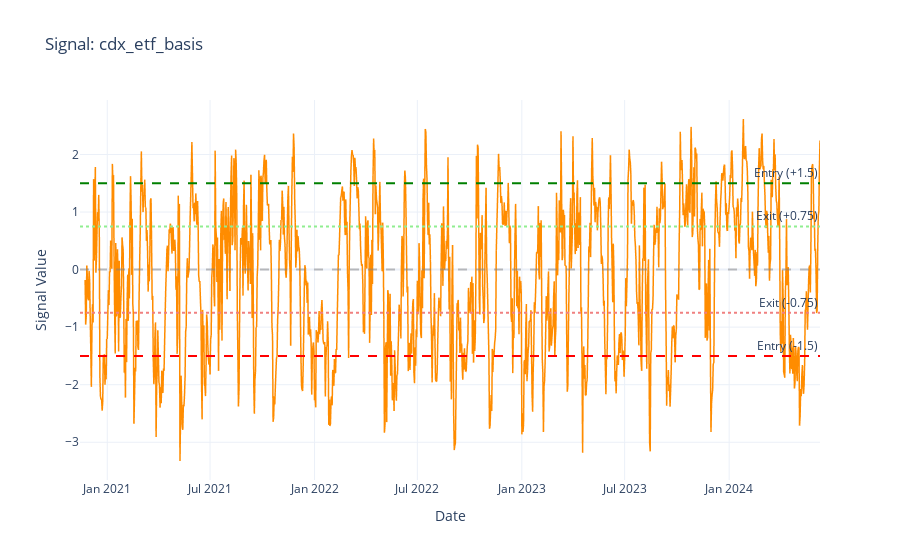

Here is the notebook cell this chart was saved with:
### Code cell
# Visualize signal
fig = plot_signal(signal, title=f"Signal: {SELECTED_SIGNAL}")

# Add threshold reference lines
fig.add_hline(y=1.5, line_dash="dash", line_color="green", annotation_text="Entry (+1.5)")
fig.add_hline(y=-1.5, line_dash="dash", line_color="red", annotation_text="Entry (-1.5)")
fig.add_hline(y=0.75, line_dash="dot", line_color="lightgreen", annotation_text="Exit (+0.75)")
fig.add_hline(y=-0.75, line_dash="dot", line_color="lightcoral", annotation_text="Exit (-0.75)")

fig.show()

### Figure 1 — Plotly figure (JSON) as saved in the notebook; plotly's stock layout.template omitted (floating-point values rounded to 4 significant figures; data arrays with more than 128 entries replaced by an {"elided": "..."} marker saying what was removed)
{"data": [{"hovertemplate": "Date=%{x}<br>Signal Value=%{y}<extra></extra>", "legendgroup": "", "line": {"color": "darkorange", "dash": "solid", "width": 1.5}, "marker": {"symbol": "circle"}, "mode": "lines", "name": "", "showlegend": false, "type": "scattergl", "x": {"elided": "1304 str values"}, "xaxis": "x", "y": {"elided": "1304 float values"}, "yaxis": "y"}], "layout": {"annotations": [{"showarrow": false, "text": "Entry (+1.5)", "x": 1, "xanchor": "right", "xref": "x domain", "y": 1.5, "yanchor": "bottom", "yref": "y"}, {"showarrow": false, "text": "Entry (-1.5)", "x": 1, "xanchor": "right", "xref": "x domain", "y": -1.5, "yanchor": "bottom", "yref": "y"}, {"showarrow": false, "text": "Exit (+0.75)", "x": 1, "xanchor": "right", "xref": "x domain", "y": 0.75, "yanchor": "bottom", "yref": "y"}, {"showarrow": false, "text": "Exit (-0.75)", "x": 1, "xanchor": "right", "xref": "x domain", "y": -0.75, "yanchor": "bottom", "yref": "y"}], "hovermode": "x unified", "legend": {"tracegroupgap": 0}, "shapes": [{"line": {"color": "gray", "dash": "dash"}, "opacity": 0.5, "type": "line", "x0": 0, "x1": 1, "xref": "x domain", "y0": 0, "y1": 0, "yref": "y"}, {"line": {"color": "green", "dash": "dash"}, "type": "line", "x0": 0, "x1": 1, "xref": "x domain", "y0": 1.5, "y1": 1.5, "yref": "y"}, {"line": {"color": "red", "dash": "dash"}, "type": "line", "x0": 0, "x1": 1, "xref": "x domain", "y0": -1.5, "y1": -1.5, "yref": "y"}, {"line": {"color": "lightgreen", "dash": "dot"}, "type": "line", "x0": 0, "x1": 1, "xref": "x domain", "y0": 0.75, "y1": 0.75, "yref": "y"}, {"line": {"color": "lightcoral", "dash": "dot"}, "type": "line", "x0": 0, "x1": 1, "xref": "x domain", "y0": -0.75, "y1": -0.75, "yref": "y"}], "showlegend": false, "title": {"text": "Signal: cdx_etf_basis"}, "xaxis": {"anchor": "y", "domain": [0, 1], "title": {"text": "Date"}}, "yaxis": {"anchor": "x", "domain": [0, 1], "title": {"text": "Signal Value"}}}}
